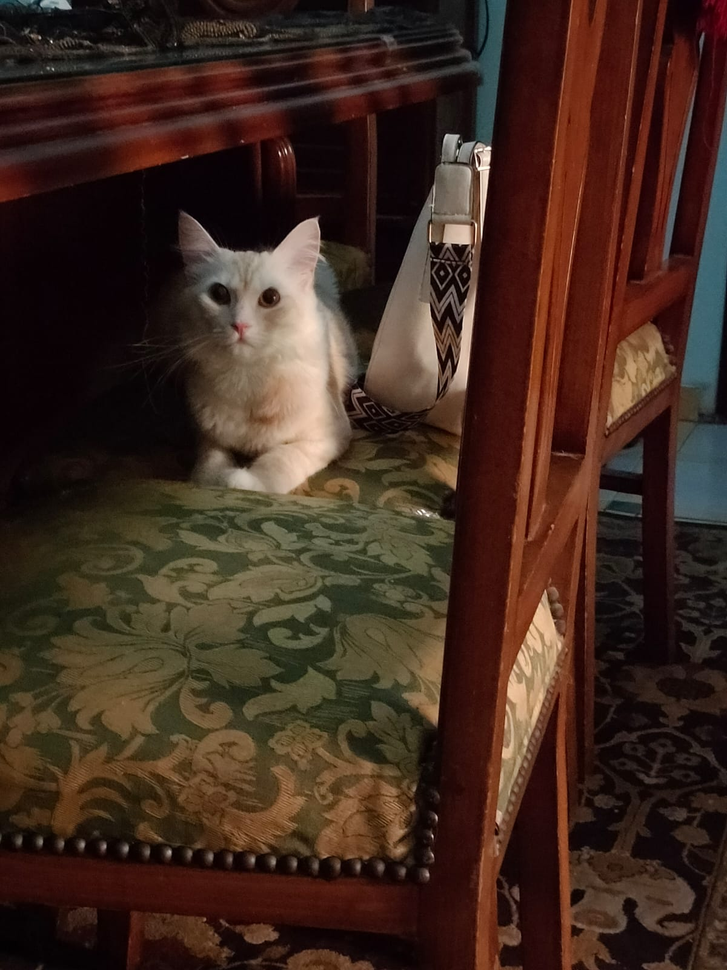
#> input picture task_2/subtask_2/img.png, 727 x 970 px, shrunk from 1200 x 1600 before the run
$ python hello.py
#> lines starting #> are read from the running program, lines starting #| are printed output that depends on the picture
from PIL import Image
def main():
    image = Image.open("img.png")
#> image is the input picture: PIL image 727x970 RGB; mean R, G, B 64.4, 42.2, 31.5
    bw_image = image.convert("L")
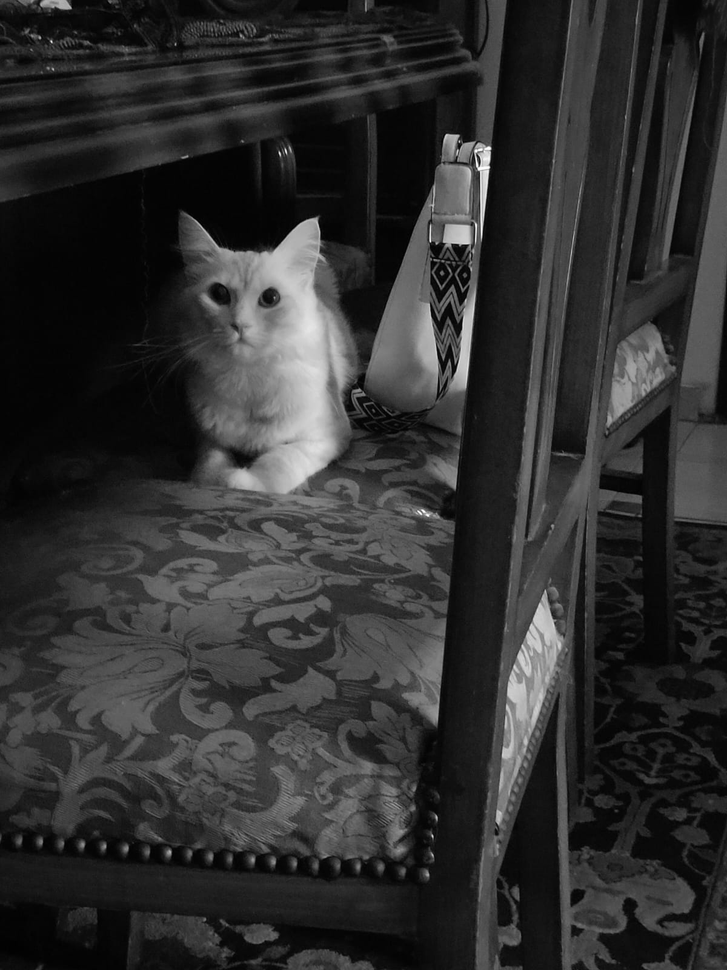
#> bw_image: PIL image 727x970 L; min 0, max 254, mean 47.6
    bw_image.show()

main()
